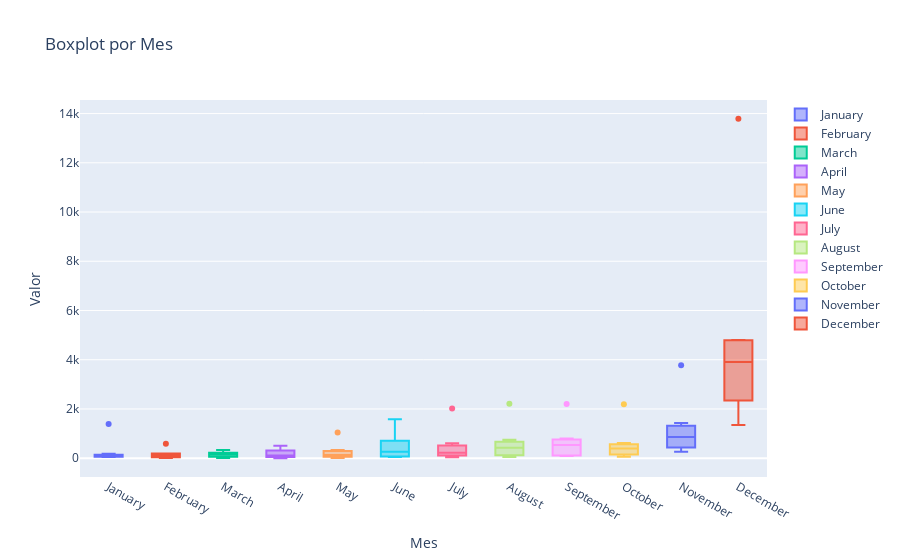

The notebook cell saved with this chart:
### Code cell
import plotly.graph_objects as go
import calendar

# Obtener las listas de valores del DataFrame 'grouped'
month_values = grouped[0].tolist()

# Obtener los nombres de los meses
month_names = [calendar.month_name[i] for i in range(1, 13)]

# Crear la figura y agregar los boxplots
fig = go.Figure()
for i, values in enumerate(month_values):
    fig.add_trace(go.Box(y=values, name=month_names[i]))

# Establecer el título y los nombres de los ejes
fig.update_layout(title='Boxplot por Mes', xaxis_title='Mes', yaxis_title='Valor')

# Mostrar el gráfico
fig.show()

### Figure 1 — Plotly figure (JSON) as saved in the notebook; plotly's stock layout.template omitted (floating-point values rounded to 4 significant figures)
{"data": [{"name": "January", "type": "box", "y": [97, 1386, 105, 175, 68, 44, 75, 43]}, {"name": "February", "type": "box", "y": [194, 585, 12, 180, 116, 37, 102, 28]}, {"name": "March", "type": "box", "y": [228, 224, 57, 333, 6, 69, 179, 154, 62]}, {"name": "April", "type": "box", "y": [507, 36, 65, 427, 1, 94, 200, 119]}, {"name": "May", "type": "box", "y": [1044, 337, 127, 248, 3, 105, 129, 7]}, {"name": "June", "type": "box", "y": [1582, 860, 265, 260, 51, 116, 57]}, {"name": "July", "type": "box", "y": [2014, 605, 241, 225, 39, 203, 71]}, {"name": "August", "type": "box", "y": [2216, 745, 421, 438, 45, 204, 85]}, {"name": "September", "type": "box", "y": [2198, 661, 796, 536, 100, 136, 84]}, {"name": "October", "type": "box", "y": [2192, 613, 397, 414, 104, 54, 303]}, {"name": "November", "type": "box", "y": [3773, 863, 983, 264, 1429, 353, 677]}, {"name": "December", "type": "box", "y": [13786, 4798, 3906, 4768, 2928, 2150, 1345]}], "layout": {"title": {"text": "Boxplot por Mes"}, "xaxis": {"title": {"text": "Mes"}}, "yaxis": {"title": {"text": "Valor"}}}}
